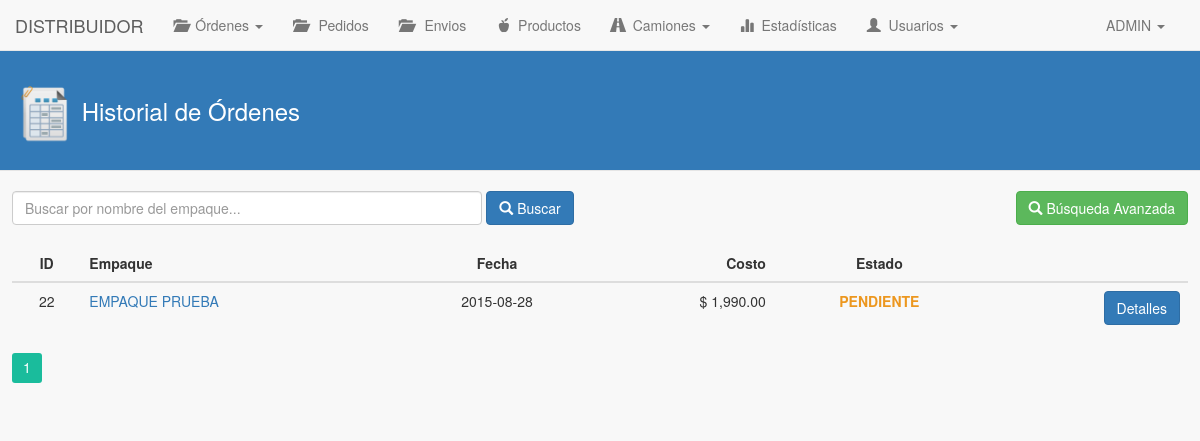
The app's page /distribuidor/historialOrdenes/index.php (signed in) with its own data.
### tables this page shows
CREATE TABLE IF NOT EXISTS `usuario_distribuidor` (
  `id_usuario_distribuidor` int(11) NOT NULL AUTO_INCREMENT,
  `nombre_usuario_distribuidor` varchar(100) NOT NULL,
  `apellido_usuario_distribuidor` varchar(100) NOT NULL,
  `direccion_usuario_distribuidor` text NOT NULL,
  `telefono_usuario_distribuidor` varchar(20) NOT NULL,
  `entradas` int(11) NOT NULL DEFAULT '0',
  `pedidos` int(11) NOT NULL DEFAULT '0',
  `envios` int(11) NOT NULL DEFAULT '0',
  `id_usuario_fk` int(11) NOT NULL,
  `id_distribuidor_fk` int(11) NOT NULL,
  PRIMARY KEY (`id_usuario_distribuidor`),
  KEY `id_usuario_fk_idx` (`id_usuario_fk`),
  KEY `id_distribuidor_fk_idx` (`id_distribuidor_fk`)
);

CREATE TABLE IF NOT EXISTS `ordenes_distribuidor` (
  `id_orden` int(11) NOT NULL AUTO_INCREMENT,
  `fecha_orden` date NOT NULL,
  `fecha_entrega_orden` date NOT NULL,
  `costo_orden` decimal(10,2) NOT NULL,
  `descripcion_orden` text,
  `descripcion_cancelacion` text,
  `descripcion_rechazo` text,
  `id_usuario_distribuidor_fk` int(11) NOT NULL,
  `id_empaque_fk` int(11) NOT NULL,
  `estado_orden` int(11) NOT NULL,
  PRIMARY KEY (`id_orden`),
  KEY `id_usuario_distribuidor_fk_idx` (`id_usuario_distribuidor_fk`),
  KEY `id_empaque_fk_idx` (`id_empaque_fk`)
);

CREATE TABLE IF NOT EXISTS `empresa_empaques` (
  `id_empaque` int(11) NOT NULL AUTO_INCREMENT,
  `nombre_empaque` varchar(200) NOT NULL,
  `rfc_empaque` varchar(15) NOT NULL,
  `pais_empaque` varchar(100) NOT NULL,
  `estado_empaque` varchar(100) NOT NULL,
  `ciudad_empaque` varchar(100) NOT NULL,
  `direccion_empaque` text NOT NULL,
  `cp_empaque` varchar(10) NOT NULL,
  `email_empaque` varchar(100) NOT NULL,
  `telefono1_empaque` varchar(20) NOT NULL,
  `telefono2_empaque` varchar(20) NOT NULL,
  `id_usuario_que_registro` int(11) NOT NULL,
  `fecha_registro_emp` date NOT NULL,
  `fecha_modificacion_emp` date NOT NULL,
  `estado_e` int(1) NOT NULL DEFAULT '1',
  PRIMARY KEY (`id_empaque`)
);

### distribuidor/historialOrdenes/index.php (the view, shortened to what this page needs)
<!DOCTYPE html>
<html>
	<head>
		<link rel="stylesheet" type="text/css" href="../../lib/bootstrap-3.3.5/css/bootstrap.min.css">
		<link rel='stylesheet' type='text/css' href='../../lib/pagination/css.css'/>
		<link rel="stylesheet" type="text/css" href="../../css/estilos.css">
	</head>
	<body>
		<?php
			include('../mod/navbar.php');
		?>
		<div class="contenido-general">
			<div class="modal-header">
				<h3 class="titulo-header">
					<h3 class="titulo-contenido">
						<img class="img-header" src="../../img/historial.png"> <span id="lbl-titulo">Historial de Órdenes</span>
					</h3>
				</h3>
			</div>
			<br>
			<div class="div-buscar">
				<div class="form-inline">
					<input type="text" class="form-control" name="inputBuscar" id="inputBuscar" placeholder="Buscar por nombre del empaque..." onkeyup="if(event.keyCode == 13) buscarOrdenes();" autofocus>
					<button class="btn btn-primary" id="btnBuscar" onclick="buscarOrdenes();"><i class="glyphicon glyphicon-search"></i> Buscar</button>
					<button class="btn btn-success" id="btnAvanzada" onclick="busquedaAvanzada();"><i class="glyphicon glyphicon-search"></i> Búsqueda Avanzada</button>
				</div>
			</div>
			<div class="contenido-general-2">
				<br>
				<div id="paginacion-resultados">
					<table class="table">
						<thead>
							<tr>
								<th class="centro">ID</th>
								<th>Empaque</th>
								<th class="centro">Fecha</th>
								<th class="derecha">Costo</th>
								<th class="centro">Estado</th>
								<th></th>
							</tr>
						</thead>
						<tbody>
							<?php
								$consulta = "SELECT id_distribuidor_fk, id_usuario_distribuidor FROM usuario_distribuidor WHERE id_usuario_fk = ".$_SESSION['id_usuario'];
								$resultado = mysql_query($consulta);
								$row = mysql_fetch_array($resultado);
								$id_distribuidor_fk = $row['id_usuario_distribuidor'];
								$cont = 0;
							    $consulta = "SELECT ords.id_orden, epqs.id_empaque, epqs.nombre_empaque, ords.fecha_entrega_orden, ords.costo_orden, ords.estado_orden FROM ordenes_distribuidor AS ords, empresa_empaques AS epqs WHERE ords.id_empaque_fk = epqs.id_empaque AND ords.id_usuario_distribuidor_fk = $id_distribuidor_fk ORDER BY ords.id_orden DESC";
								$resultado = mysql_query($consulta);
								while($row = mysql_fetch_array($resultado)){ ?>
									<tr>
						          		<td class="centro"><?php echo $row['id_orden']; ?></td>
						          		<td>
						          			<?php
						          				$idEmpaque = $row['id_empaque'];
						          				$consulta2 = "SELECT * FROM empresa_empaques WHERE id_empaque = $idEmpaque";
						          				$resultado2 = mysql_query($consulta2);
						          				$row2 = mysql_fetch_array($resultado2);
						          			?>
						          			<a href="#" class="popover-empaque"
						          				tabindex="0"
						          				data-toggle="popover"
						          				data-placement="right"
						          				data-trigger="focus"
						          				data-container="body"
						          				data-html="true"
						          				title="<center><strong><?php echo $row2['nombre_empaque']; ?></strong></center>"
						          				data-content="<table class='table'>
						          								<tr>
						          									<td><strong>RFC: </strong></td>
						          									<td><?php echo $row2['rfc_empaque']; ?></td>
						          								</tr>
						          								<tr>
						          									<td><strong>Ciudad: </strong></td>
						          									<td><?php echo $row2['ciudad_empaque']; ?></td>
						          								</tr>
						          								<tr>
						          									<td><strong>Dirección: </strong></td>
						          									<td><?php echo $row2['direccion_empaque']; ?></td>
						          								</tr>
						          								<tr>
						          									<td><strong>Teléfono(s): </strong></td>
						          									<td><?php echo $row2['telefono1_empaque'].' / '.$row2['telefono2_empaque']; ?></td>
						          								</tr>
						          								<tr>
						          									<td><strong>Email: </strong></td>
						          									<td><?php echo $row2['email_empaque']; ?></td>
						          								</tr>
						          							  <table>">
						          				<?php echo $row['nombre_empaque']; ?>
						          			</a>
						          		</td>
						          		<td class="centro"><?php echo $row['fecha_entrega_orden']; ?></td>
						          		<td class="derecha"><?php echo "$ ".number_format($row['costo_orden'], 2, '.', ',')	; ?></td>
					          			<?php
					          				$estado = $row['estado_orden'];
					          				switch($estado) {
					          					case '1': echo "<td class='centro pendiente'><span class='link-estado' onclick='mostrarModalEstado(".$row['id_orden'].")'>PENDIENTE</span></td>"; break;
					          				}
					          			?>
						          		<td class="derecha">
							        		<button class="btn btn-primary" onClick="mostrarDetalles(<?php echo $row['id_orden']; ?>)">Detalles</button>
							        	</td>
						    	    </tr>
								<?php $cont++;
								}
							?>
						</tbody>
					</table>
					<?php if($cont > 0){ ?>
						<div class="my-navigation" style="margin: 0px auto;">
							<div class="simple-pagination-page-numbers"></div>
							<br><br><br>
						</div>
					<?php } else{ ?>
						<div class="alert alert-info" role="alert" style="text-align: center;">
							<strong>Sin resultados...</strong> No hay órdenes registradas.
						</div>
					<?php } ?>
				</div>
			</div>
		</div>
	</body>
</html>

### distribuidor/mod/navbar.php (shortened to what this page needs)
<?php
	$consulta = "SELECT nombre_usuario_distribuidor, entradas, pedidos, envios FROM usuario_distribuidor WHERE id_usuario_fk = ".$_SESSION['id_usuario'];
	$resultado = mysql_query($consulta);
	$row = mysql_fetch_array($resultado);
	$nombreUsuario = $row['nombre_usuario_distribuidor'];
	$privPedidos = $row['pedidos'];
	$privEnvios = $row['envios'];
?>
<nav class="navbar navbar-default navbar-fixed-top" role="navigation">
	<div class="container-fluid">
		<div class="navbar-header">
				<a href="../" class="navbar-brand">DISTRIBUIDOR</a>
		</div>
	  	<div class="collapse navbar-collapse" id="navbar-collapse-01">
	  		<ul class="nav navbar-nav">
				<li class="dropdown">
					<a href="#" class="dropdown-toggle" data-toggle="dropdown" role="button" aria-expanded="false"><span class="glyphicon glyphicon-folder-open"></span> &nbsp;Órdenes <span class="caret"></span></a>
				</li>
				<?php if($privPedidos == 1) { ?>
	            	<li><a href="../pedidos/"><span class="glyphicon glyphicon-folder-open"></span> &nbsp; Pedidos</a></li>
	            <?php } ?>
	            <?php if($privEnvios == 1) { ?>
	            	<li><a href="../envios/"><span class="glyphicon glyphicon-folder-open"></span> &nbsp; Envios</a></li>
	            <?php } ?>
				<li><a href="../productos/"><span class="glyphicon glyphicon-apple"></span> &nbsp;Productos</a></li>
				<li class="dropdown">
					<a href="#" class="dropdown-toggle" data-toggle="dropdown" role="button" aria-expanded="false"><span class="glyphicon glyphicon-road"></span> &nbsp;Camiones <span class="caret"></span></a>
				</li>
				<li><a href="../estadisticas/"><span class="glyphicon glyphicon-stats"></span> &nbsp;Estadísticas</a></li>
				<?php
					if($_SESSION['nivel_socio'] == 1){ ?>
						<li class="dropdown">
	  						<a href="#" class="dropdown-toggle" data-toggle="dropdown" role="button" aria-expanded="false"><span class="glyphicon glyphicon-user"></span> &nbsp;Usuarios <span class="caret"></span></a>
						</li>
					<?php }
				?>
	    	</ul>
	    	<ul class="nav navbar-nav navbar-right">
		        <li class="dropdown">
		          	<a href="#" class="dropdown-toggle" data-toggle="dropdown" role="button" aria-expanded="false"><span class="fui-user"></span> &nbsp;<?php echo $nombreUsuario; ?> <span class="caret"></span></a>
		        </li>
		    </ul>
	  	</div>
	</div>
</nav>

### css/estilos.css (style rules this page uses)
body { background-color: #F8F8F8; }
h3.titulo-header { color: #ffffff; }
h3.titulo-contenido { color: #ffffff; }
.modal-header { background-color: #337ab7; }
.img-header { width: 60px; }
.centro { text-align: center; }
.derecha { text-align: right; }
.navbar-right { margin-right: 5px; }
.contenido-general { background-color: #F8F8F8; margin: 0px auto; margin-top: 50px; width: 100%; }
.contenido-general-2 { margin: 0px auto; width: 98%; }
.div-buscar { margin: 0px auto; width: 98%; }
a { color: #337ab7; }
.pendiente { color: #ec971f; font-weight: bold; }
.link-estado { cursor: pointer; }
#btnAvanzada, #btnAgregarProducto, #btnAgregarCamion, #btnRegistrarUsuario { float: right; }
#inputBuscar { width: 40%; }

### records on screen
usuario_distribuidor: nombre_usuario_distribuidor "ADMIN"
ordenes_distribuidor: id_orden "22", id_empaque_fk.nombre_empaque "EMPAQUE PRUEBA", fecha_entrega_orden "2015-08-28", costo_orden "1,990.00"
